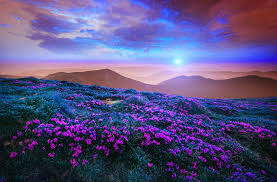
#> input picture 01_sandbox/lake.jpg, 277 x 182 px
$ python 'lake zeros.py'
#> lines starting #> are read from the running program, lines starting #| are printed output that depends on the picture
import cv2
import matplotlib.pyplot as plt
import numpy as np

lake_bgr = cv2.imread("lake.jpg", cv2.IMREAD_COLOR_RGB)
#> lake_bgr is the input picture: shape (182, 277, 3); mean B, G, R 128.2, 80.2, 88.9
r, g, b = cv2.split(lake_bgr)
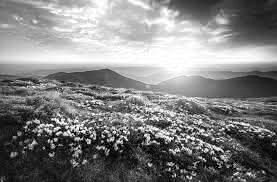
#> r: shape (182, 277); min 0, max 255, mean 128.2
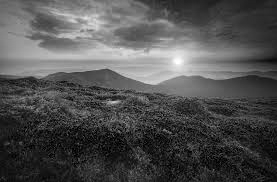
#> g: shape (182, 277); min 0, max 255, mean 80.2
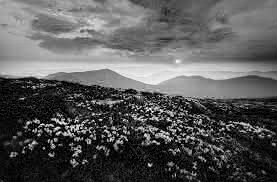
#> b: shape (182, 277); min 0, max 255, mean 88.9
# print(b.shape, lake_bgr.shape) = (182, 277) (182, 277, 3)
zeros = np.zeros_like(lake_bgr)
#> (the run stopped early here; a loop or call above may not have finished)

$ run again, with 01_sandbox/apple_green.jpg copied over 01_sandbox/lake.jpg
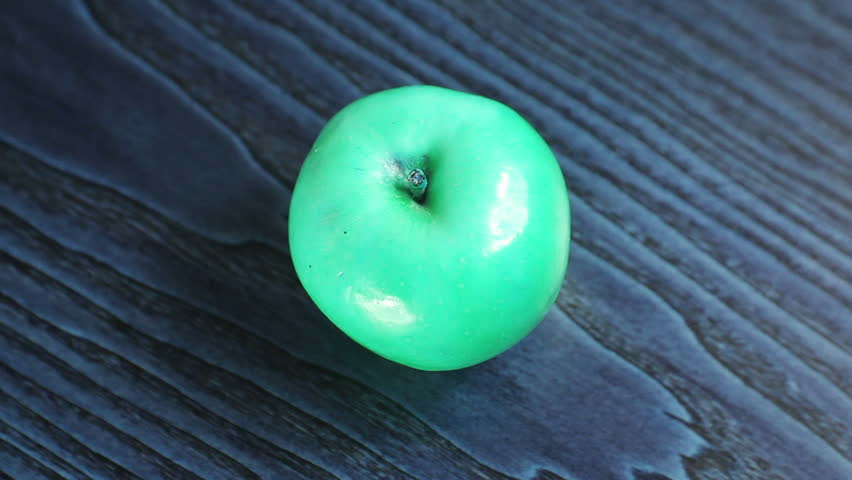
#> input picture 01_sandbox/apple_green.jpg, 852 x 480 px
#> lake_bgr is the input picture: shape (480, 852, 3); mean B, G, R 105.3, 96.3, 58.5
#> `r, g, b = cv2.split(lake_bgr)`:
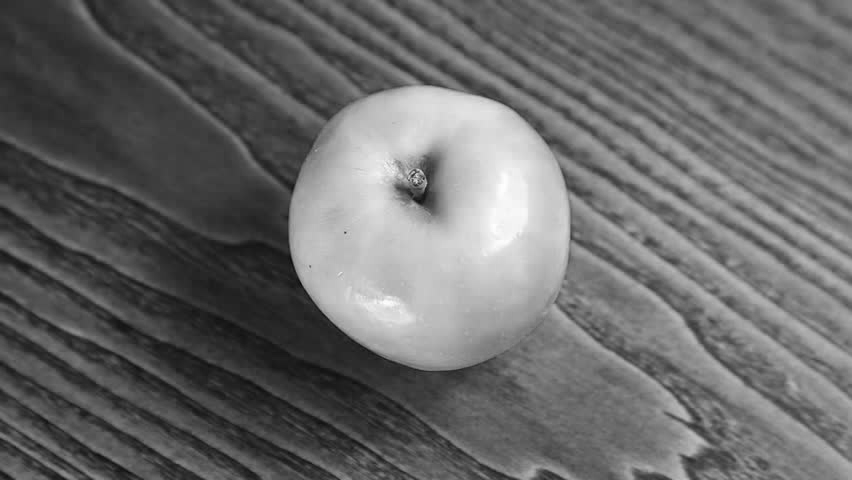
#> r: shape (480, 852); min 3, max 255, mean 105.3
#> `r, g, b = cv2.split(lake_bgr)`:
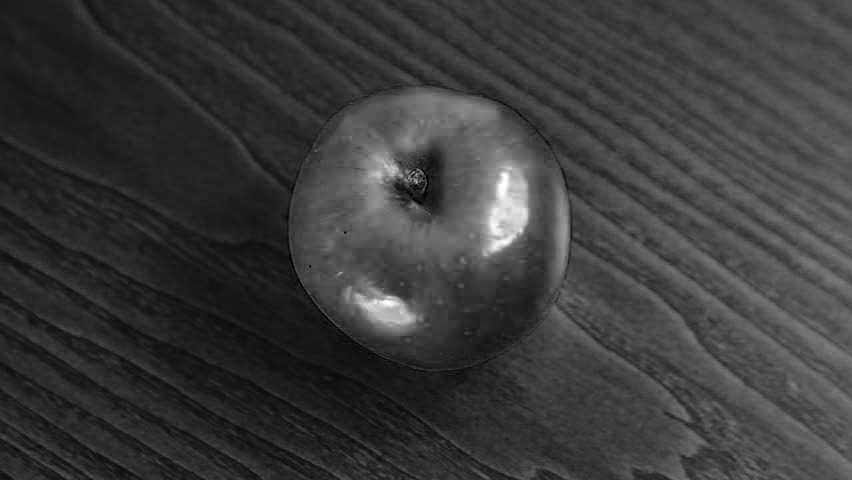
#> b: shape (480, 852); min 0, max 255, mean 58.5
